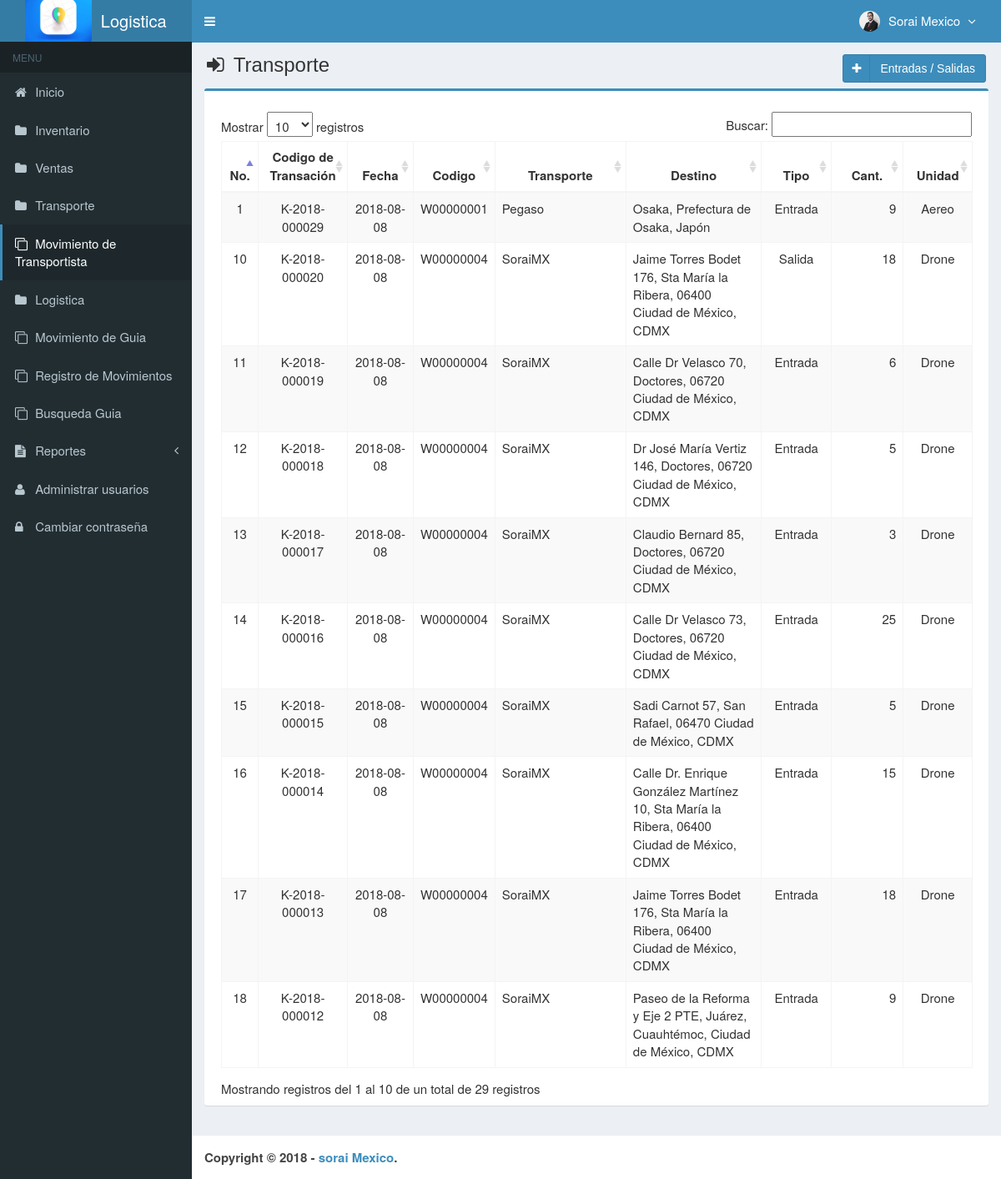
The app's page /main.php?module=transporte_transaction (signed in) with its own data.
### tables this page shows
CREATE TABLE `usuarios` (
  `id_user` int(3) NOT NULL,
  `username` varchar(50) NOT NULL,
  `name_user` varchar(50) NOT NULL,
  `password` varchar(50) NOT NULL,
  `email` varchar(50) DEFAULT NULL,
  `telefono` varchar(13) DEFAULT NULL,
  `foto` varchar(100) DEFAULT NULL,
  `permisos_acceso` enum('Super Admin','Gerente','Almacenista','Visitante') NOT NULL,
  `status` enum('activo','bloqueado') NOT NULL DEFAULT 'activo',
  `created_at` timestamp NOT NULL DEFAULT CURRENT_TIMESTAMP,
  `updated_at` timestamp NOT NULL DEFAULT CURRENT_TIMESTAMP ON UPDATE CURRENT_TIMESTAMP
);

CREATE TABLE `transaccion_transporte` (
  `codigo_transaccion` varchar(15) NOT NULL,
  `fecha` date NOT NULL,
  `codigo` varchar(9) NOT NULL,
  `destino` varchar(150) NOT NULL,
  `numero` int(11) NOT NULL,
  `created_user` int(3) NOT NULL,
  `created_date` timestamp NOT NULL DEFAULT CURRENT_TIMESTAMP ON UPDATE CURRENT_TIMESTAMP,
  `tipo_transaccion` varchar(50) NOT NULL
);

CREATE TABLE `transporte` (
  `codigo` varchar(9) NOT NULL,
  `nombre` varchar(100) NOT NULL,
  `ubicacion` varchar(150) NOT NULL,
  `unidad` varchar(20) NOT NULL,
  `stock` int(11) NOT NULL,
  `created_user` int(3) NOT NULL,
  `created_date` timestamp NOT NULL DEFAULT CURRENT_TIMESTAMP,
  `updated_user` int(3) NOT NULL,
  `updated_date` timestamp NOT NULL DEFAULT CURRENT_TIMESTAMP ON UPDATE CURRENT_TIMESTAMP
);

### modules/transporte_transaction/view.php (the view, shortened to what this page needs)
<section class="content-header">
  <h1>
    <i class="fa fa-sign-in icon-title"></i> Transporte
    <a class="btn btn-primary btn-social pull-right" href="?module=form_transporte_transaction&form=add" title="Agregar" data-toggle="tooltip">
      <i class="fa fa-plus"></i> Entradas / Salidas
    </a>
  </h1>
</section>
<section class="content">
  <div class="row">
    <div class="col-md-12">
      <div class="box box-primary">
        <div class="box-body">
          <table id="dataTables1" class="table table-bordered table-striped table-hover">
            <thead>
              <tr>
                <th class="center">No.</th>
                <th class="center">Codigo de Transación</th>
                <th class="center">Fecha</th>
                <th class="center">Codigo</th>
                <th class="center">Transporte</th>
                <th class="center">Destino</th>
				<th class="center">Tipo</th>
                <th class="center">Cant.</th>
                <th class="center">Unidad</th>
              </tr>
            </thead>
            <tbody>
            <?php
            $no = 1;
            $query = mysqli_query($mysqli, "SELECT a.tipo_transaccion, a.codigo_transaccion,a.fecha,a.codigo,a.destino,a.numero,b.codigo,b.nombre,b.unidad
                                            FROM transaccion_transporte as a INNER JOIN transporte as b ON a.codigo=b.codigo ORDER BY codigo_transaccion DESC")
                                            or die('error '.mysqli_error($mysqli));
            while ($data = mysqli_fetch_assoc($query)) {
              $fecha         = $data['fecha'];
              echo "<tr>
                      <td width='30' class='center'>$no</td>
                      <td width='100' class='center'>$data[codigo_transaccion]</td>
                      <td width='80' class='center'>$fecha</td>
                      <td width='80' class='center'>$data[codigo]</td>
                      <td width='200'>$data[nombre]</td>
                      <td width='200'>$data[destino]</td>
					  <td width='80' class='center'>$data[tipo_transaccion]</td>
                      <td width='100' align='right'>$data[numero]</td>
                      <td width='80' class='center'>$data[unidad]</td>
                    </tr>";
              $no++;
            }
            ?>
            </tbody>
          </table>
        </div>
      </div>
    </div>
  </div>
</section><!-- /.content

### top-menu.php (shortened to what this page needs)
<?php
require_once "config/database.php";
$query = mysqli_query($mysqli, "SELECT id_user, name_user, foto, permisos_acceso FROM usuarios WHERE id_user='$_SESSION[id_user]'")
                                or die('error: '.mysqli_error($mysqli));
$data = mysqli_fetch_assoc($query);
?>
<li class="dropdown user user-menu">
  <a href="#" class="dropdown-toggle" data-toggle="dropdown">
  <?php
  if ($data['foto']=="") { ?>
    <img src="images/user/user-default.png" class="user-image" alt="User Image"/>
  <?php
  }
  else { ?>
    <img src="images/user/<?php echo $data['foto']; ?>" class="user-image" alt="User Image"/>
  <?php
  }
  ?>
    <span class="hidden-xs"><?php echo $data['name_user']; ?> <i style="margin-left:5px" class="fa fa-angle-down"></i></span>
  </a>
</li>

### assets/css/style.css (style rules this page uses)
.btn-social *:first-child { border-right: 1px solid rgba(0, 0, 0, 0.1); bottom: 0; font-size: 1em !important; left: 0; line-height: 32px !important; position: absolute; text-align: center; top: 0; width: 32px !important; }
.content-header { padding: 15px 18px 0; position: relative; }
.center { text-align:center; }
.icon-title { margin-right: 5px; }
body { background-color: #fff; color: #333; font-size: 15px; line-height: 1.42857; }

### records on screen
usuarios: foto (picture), name_user "Sorai Mexico"
transaccion_transporte: codigo_transaccion "K-2018-000029", fecha "2018-08-08", codigo.codigo "W00000001", codigo.nombre "Pegaso", destino "Osaka, Prefectura de Osaka, Japón", tipo_transaccion "Entrada", numero "9", codigo.unidad "Aereo"
transaccion_transporte: codigo_transaccion "K-2018-000020", fecha "2018-08-08", codigo.codigo "W00000004", codigo.nombre "SoraiMX", destino "Jaime Torres Bodet 176, Sta María la Ribera, 06400 Ciudad de México, CDMX", tipo_transaccion "Salida", numero "18", codigo.unidad "Drone"
transaccion_transporte: codigo_transaccion "K-2018-000019", fecha "2018-08-08", codigo.codigo "W00000004", codigo.nombre "SoraiMX", destino "Calle Dr Velasco 70, Doctores, 06720 Ciudad de México, CDMX", tipo_transaccion "Entrada", numero "6", codigo.unidad "Drone"
transaccion_transporte: codigo_transaccion "K-2018-000018", fecha "2018-08-08", codigo.codigo "W00000004", codigo.nombre "SoraiMX", destino "Dr José María Vertiz 146, Doctores, 06720 Ciudad de México, CDMX", tipo_transaccion "Entrada", numero "5", codigo.unidad "Drone"
transaccion_transporte: codigo_transaccion "K-2018-000017", fecha "2018-08-08", codigo.codigo "W00000004", codigo.nombre "SoraiMX", destino "Claudio Bernard 85, Doctores, 06720 Ciudad de México, CDMX", tipo_transaccion "Entrada", numero "3", codigo.unidad "Drone"
transaccion_transporte: codigo_transaccion "K-2018-000016", fecha "2018-08-08", codigo.codigo "W00000004", codigo.nombre "SoraiMX", destino "Calle Dr Velasco 73, Doctores, 06720 Ciudad de México, CDMX", tipo_transaccion "Entrada", numero "25", codigo.unidad "Drone"
transaccion_transporte: codigo_transaccion "K-2018-000015", fecha "2018-08-08", codigo.codigo "W00000004", codigo.nombre "SoraiMX", destino "Sadi Carnot 57, San Rafael, 06470 Ciudad de México, CDMX", tipo_transaccion "Entrada", numero "5", codigo.unidad "Drone"
transaccion_transporte: codigo_transaccion "K-2018-000014", fecha "2018-08-08", codigo.codigo "W00000004", codigo.nombre "SoraiMX", destino "Calle Dr. Enrique González Martínez 10, Sta María la Ribera, 06400 Ciudad de México, CDMX", tipo_transaccion "Entrada", numero "15", codigo.unidad "Drone"
transaccion_transporte: codigo_transaccion "K-2018-000013", fecha "2018-08-08", codigo.codigo "W00000004", codigo.nombre "SoraiMX", destino "Jaime Torres Bodet 176, Sta María la Ribera, 06400 Ciudad de México, CDMX", tipo_transaccion "Entrada", numero "18", codigo.unidad "Drone"
transaccion_transporte: codigo_transaccion "K-2018-000012", fecha "2018-08-08", codigo.codigo "W00000004", codigo.nombre "SoraiMX", destino "Paseo de la Reforma y Eje 2 PTE, Juárez, Cuauhtémoc, Ciudad de México, CDMX", tipo_transaccion "Entrada", numero "9", codigo.unidad "Drone"
